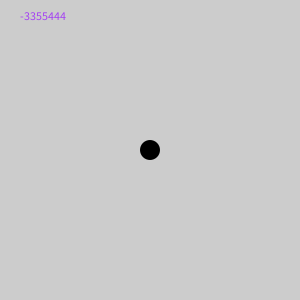
Frame 1 (no input)
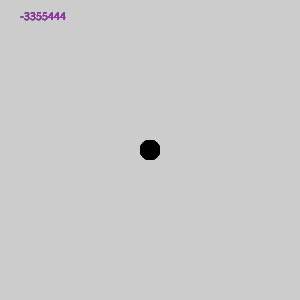
Frame 60 (the mouse pressed at the canvas centre just before this capture)
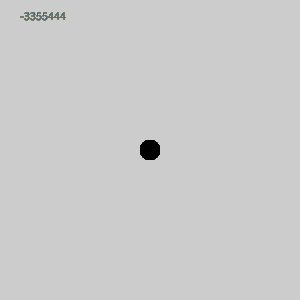
Frame 120 (the mouse held since frame 60 and released just before this capture)

The Processing sketch that drew these frames (run headless with seeded random() and noise(); from frame 60 on, the mouse is pressed at the canvas centre):

// Processing sketch: Snake
// ── Snake.pde
int x, y;
int c1, c2, c3;

void setup () {
  size (300, 300);
  x = width / 2;
  y = height / 2;

  noStroke();
}

void draw () {
  c1 = get (x - 20, y);
  c2 = get (x + 20, y);
  c3 = get (x, y - 20);

  fill(0);
  ellipse(x, y, 20, 20);

  if (key == 'w') y = y - 2;
  if (key == 's') y = y + 2;
  if (key == 'a') x = x - 2;
  if (key == 'd') x = x + 2;

  fill(random(0, 255), random(0, 255), random(0, 255));
  text (c3, 20, 20);

  if (c1 != -3355444 && c2 != -3355444 && c3 != -3355444) exit();
}
